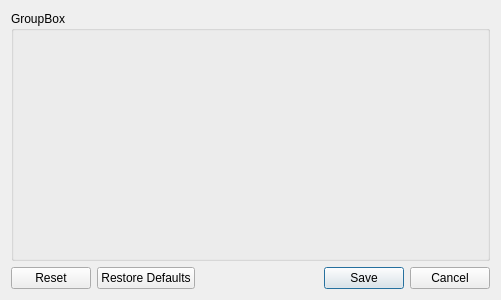
<?xml version="1.0" encoding="UTF-8"?>
<ui version="4.0">
 <class>DocumentSettingsDialog</class>
 <widget class="QDialog" name="DocumentSettingsDialog">
  <property name="geometry">
   <rect>
    <x>0</x>
    <y>0</y>
    <width>501</width>
    <height>300</height>
   </rect>
  </property>
  <property name="windowTitle">
   <string>Set Document settings</string>
  </property>
  <layout class="QVBoxLayout" name="verticalLayout">
   <item>
    <widget class="PageConfigWidget" name="page_config_groupbox">
     <property name="title">
      <string>GroupBox</string>
     </property>
    </widget>
   </item>
   <item>
    <widget class="QDialogButtonBox" name="button_box">
     <property name="orientation">
      <enum>Qt::Horizontal</enum>
     </property>
     <property name="standardButtons">
      <set>QDialogButtonBox::Cancel|QDialogButtonBox::Reset|QDialogButtonBox::RestoreDefaults|QDialogButtonBox::Save</set>
     </property>
    </widget>
   </item>
  </layout>
 </widget>
 <customwidgets>
  <customwidget>
   <class>PageConfigWidget</class>
   <extends>QGroupBox</extends>
   <header>mtg_proxy_printer.ui.page_config_widget</header>
   <container>1</container>
  </customwidget>
 </customwidgets>
 <resources/>
 <connections>
  <connection>
   <sender>button_box</sender>
   <signal>accepted()</signal>
   <receiver>DocumentSettingsDialog</receiver>
   <slot>accept()</slot>
   <hints>
    <hint type="sourcelabel">
     <x>248</x>
     <y>254</y>
    </hint>
    <hint type="destinationlabel">
     <x>157</x>
     <y>274</y>
    </hint>
   </hints>
  </connection>
  <connection>
   <sender>button_box</sender>
   <signal>rejected()</signal>
   <receiver>DocumentSettingsDialog</receiver>
   <slot>reject()</slot>
   <hints>
    <hint type="sourcelabel">
     <x>316</x>
     <y>260</y>
    </hint>
    <hint type="destinationlabel">
     <x>286</x>
     <y>274</y>
    </hint>
   </hints>
  </connection>
 </connections>
</ui>
